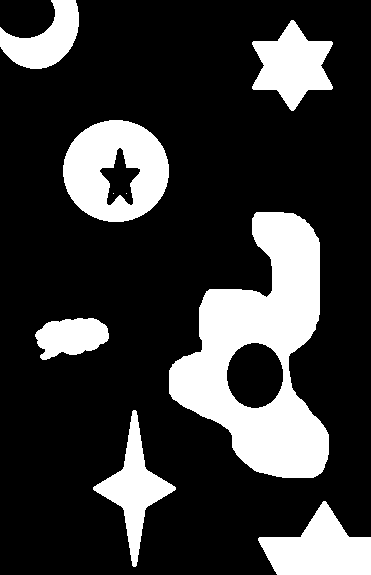
#> input picture mask.png, 371 x 575 px, found by its file name
$ jupyter execute max_inscribed_circle.ipynb   (older library calls are emulated)
#> lines starting #> are read from the running program, lines starting #| are printed output that depends on the picture; after the words box and inside, x2 and y2 are one past the last pixel; in counts of white or black regions, pixels touching at a corner belong together
[cell 1]
"""
Algorithm for finding the maximum inscribed circle inside an arbitrary 2D binary mask
https://blog.mapbox.com/a-new-algorithm-for-finding-a-visual-center-of-a-polygon-7c77e6492fbc

Input:
    mask -- binary numpy mask (1-inside; 0-outside)
Output:
    c, r -- center, radius

0. kdtree = get all boundary points
1. generate initial cells
2.
max_dist = -INF
pq = PriorityQueue()
while (!pq.empty()) {
    cell = pq.pop()
    dist = kdtree.dist(cell.center())
    if (map[cell.center()] == 0) dist = -dist

    potential_dist = cell.radius() + dist
    if (potential_dist > max_dist) {
        max_dist = potential_dist
        c1, c2, c3, c4 = cell.subdivide()
        if (c1.radius() > EPS) {
            pq.push(c1); pq.push(c2); pq.push(c3); pq.push(c4)
        }
    }
}
"""
from queue import Queue

import cv2
import numpy as np
from scipy.spatial import KDTree

import matplotlib
import matplotlib.pyplot as plt
matplotlib.rcParams.update({'text.color': 'grey'})
matplotlib.rcParams.update({'font.size': 6})

from utils import *

class Cell:
    def __init__(self, x1, y1, x2, y2):
        self.x1 = x1; self.x2 = x2; self.y1 = y1; self.y2 = y2
        self.center = ((y1 + y2) / 2.0, (x1 + x2) / 2.0)
        self.radius = np.sqrt(2.0) * (x2 - x1) / 2.0

    def subdivide(self):
        x1, y1, x2, y2 = self.x1, self.y1, self.x2, self.y2
        size = (self.x2 - self.x1) / 2.0
        c1 = Cell(x1, y1, x1 + size, y1 + size)
        c2 = Cell(x1 + size, y1, x2, y1 + size)
        c3 = Cell(x1, y1 + size, x1 + size, y2)
        c4 = Cell(x1 + size, y1 + size, x2, y2)
        return c1, c2, c3, c4


def initCells(shape):
    h, w = shape
    size = min(h, w) / 4.0
    nw = int(w / size)
    nh = int(h / size)
    dw = (w - nw * size) / 2.0
    dh = (h - nh * size) / 2.0
    cells = []
    for x1 in np.arange(dw, w - dw, size):
        for y1 in np.arange(dh, h - dh, size):
            x2 = x1 + size
            y2 = y1 + size
            if x2 > w or y2 > h: continue
            cells.append(Cell(x1, y1, x2, y2))
    return cells


def getBoundaryPoints(mask):
    """
    ret: [(y1, x1), (y2, x2), ...]
    """
    _, contours, _ = cv2.findContours(mask, cv2.RETR_TREE, cv2.CHAIN_APPROX_NONE)
    ret = []
    for c in contours:
        for p in c: ret.append(p[0][::-1])
    return ret


def maxInscribedCircle(mask, EPS=1e-4, return_cells=False):
    cells = initCells(mask.shape)
    boundpts = getBoundaryPoints(mask)
    kdtree = KDTree(boundpts)

    max_dist = 0
    max_center = None

    q = Queue()
    for cell in cells: q.put(cell)
    all_cells = []

    while not q.empty():
        cell = q.get()
        [dist], _ = kdtree.query([cell.center])
        y, x = cell.center
        if mask[int(y), int(x)] == 0: dist = -dist

        potential_dist = cell.radius + dist
        if potential_dist + EPS < max_dist: continue

        if dist > max_dist:
            max_dist, max_center = dist, cell.center

        for c in cell.subdivide():
            if c.radius > EPS: q.put(c)

        if return_cells: all_cells.append(cell)

    ret = (max_center, max_dist)
    if return_cells: ret = (ret, all_cells)
    return ret

[cell 2]
def drawBg(img, dpi=100):
    fig = plt.figure(dpi=dpi)
    ax = plt.Axes(fig, [0., 0., 1., 1.])
    ax.set_axis_off()
    fig.add_axes(ax)
    if img is not None:
        if len(img.shape) == 2:
            img = np.repeat(img[:, :, np.newaxis], 3, axis=-1)
        plt.imshow(img[:, :, ::-1])

def showEq():
    plt.gca().set_aspect('equal', adjustable='box')
    plt.show()

def drawCells(cells, img=None, dpi=100):
    drawBg(img, dpi)
    for c in cells:
        plt.plot([c.x1, c.x1], [c.y1, c.y2])
        plt.plot([c.x1, c.x2], [c.y2, c.y2])
        plt.plot([c.x2, c.x2], [c.y1, c.y2])
        plt.plot([c.x1, c.x2], [c.y1, c.y1])
    showEq()

def drawBoundaryPoints(boundpts, img=None, dpi=100):
    img = np.repeat(img[:, :, np.newaxis], 3, axis=-1)
    for y, x in boundpts: cv2.circle(img, (x, y), 3, (0, 0, 255))
    drawBg(img, dpi)
    showEq()

def drawCircle(circle, img=None, cells=[], dpi=100):
    (y, x), r = circle
    img = np.repeat(img[:, :, np.newaxis], 3, axis=-1)
    cv2.circle(img, (int(x), int(y)), int(r), (0, 0, 255), -1)
    drawCells(cells, img, dpi)

[cell 3]
drawCells(initCells([350, 400]), img=np.zeros([350, 400]), dpi=50)
#> in showEq, `plt.show()`:
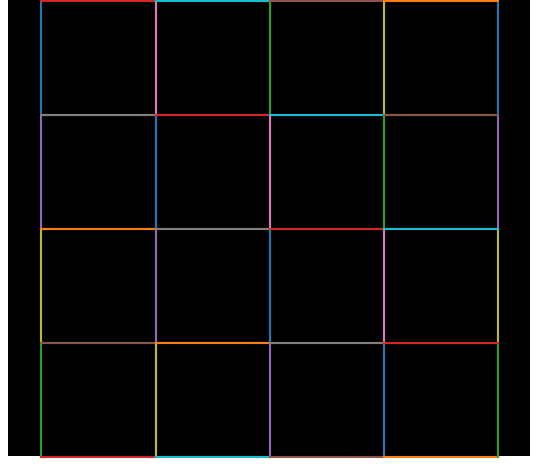
#> figure drawn by matplotlib, 1 panel

[cell 4]
mask = cv2.imread('/home/zzp/mask.png', 0)
#> mask: shape (575, 371); 22% white; 9 white regions (2 under 20 px)
boundpts = getBoundaryPoints(mask)
#> in getBoundaryPoints, `_, contours, _ = cv2.findContours(mask, cv2.RETR_TREE, cv2.CHAIN_APPRO..`: contours = 11 contours, 2 with area under 20; largest, box (x1, y1, x2, y2) and area: (169, 212, 329, 478) 23976, (63, 120, 169, 222) 8348, (258, 501, 371, 575) 4736, (252, 20, 333, 111) 4038, (93, 410, 176, 567) 3547
#> the loop in getBoundaryPoints, `for c in contours:` made 11 passes
#> c on passes 8 to 9: [[126, 193]], [[113, 193]]
#> after the loop in getBoundaryPoints, `for c in contours:`: ret = 2739 pairs, first value 0 to 574, second value 0 to 370
#> boundpts has the same summary as ret in getBoundaryPoints
drawBoundaryPoints(boundpts, mask, dpi=80)
#> in drawBoundaryPoints, img is the input picture: shape (575, 371, 3); 22% white; 9 white regions (2 under 20 px), largest, box (x1, y1, x2, y2) and area: (169, 212, 329, 478) 21495, (63, 120, 169, 222) 7435, (258, 501, 371, 575) 4888
#> the loop in drawBoundaryPoints, `for y, x in boundpts: cv2.circle(img, (x, y), 3, (0, 0, 255))` made 2739 passes
#> (y, x) on passes 1 to 3: (501, 323), (502, 322), (503, 322)
#> after the loop in drawBoundaryPoints, `for y, x in boundpts: cv2.circle(img, (x, y), 3, (0, 0, 255))`:
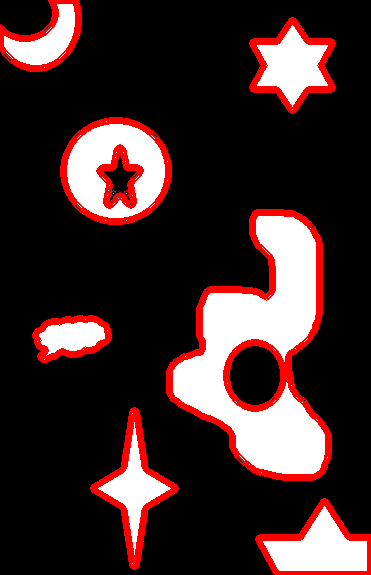
#> img: shape (575, 371, 3); 8.91% of pixels changed, all inside (x1, y1, x2, y2) = (0, 0, 371, 575); drawn as B, G, R

[cell 5]
circle, cells = maxInscribedCircle(mask, return_cells=True)
#> the loop in getBoundaryPoints (call 2), `for c in contours:` made 11 passes
#> in maxInscribedCircle, `boundpts = getBoundaryPoints(mask)`: boundpts has the same summary as ret in getBoundaryPoints
#> the loop in maxInscribedCircle, `while not q.empty():` made 928 passes
#> (dist, potential_dist, max_dist, max_center) on passes 1, 8: (9.74, 75.32, 9.74, (55.62, 46.38)), (16.21, 81.79, 16.21, (148.4, 139.1))
#> (dist, potential_dist) on passes 2 to 7: (-20.13, 45.46), (-47.2, 18.38), (7.26, 72.84), (-67.63, -2.04), (-55.65, 9.94), (-66.31, -0.731)
drawCircle(circle, mask, cells, dpi=100)
#> in drawCircle, `cv2.circle(img, (int(x), int(y)), int(r), (0, 0, 255), -1)`:
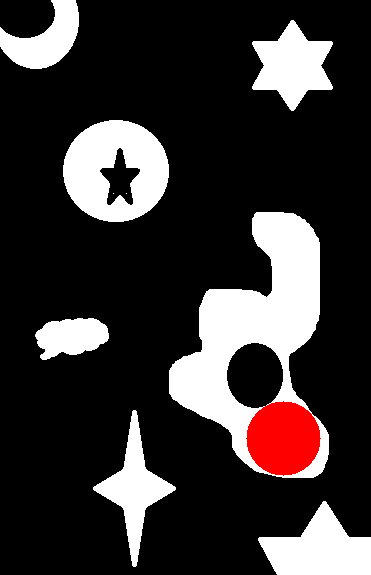
#> img: shape (575, 371, 3); 2.01% of pixels changed, all inside (x1, y1, x2, y2) = (246, 401, 321, 476); drawn as B, G, R
#> in showEq (call 3), `plt.show()`:
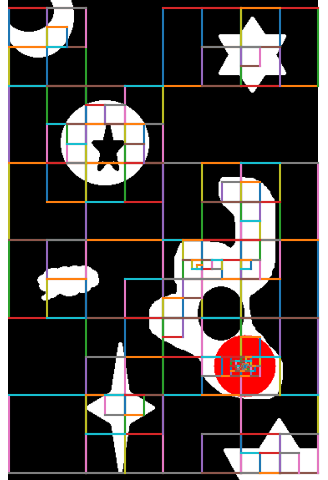
#> figure drawn by matplotlib, 1 panel
